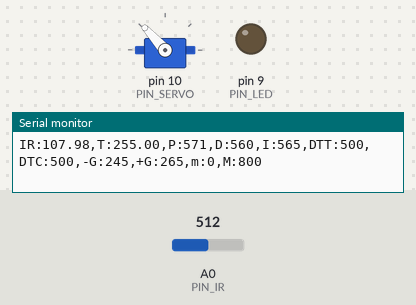
The sketch below on a simulated Arduino Uno, built with avr-gcc and run on an emulated ATmega328P. On the bench: servo, output pins drawn as LEDs (lit = HIGH), the last lines printed to the serial monitor. Inputs (shaded band) come from the test bench; at power-on: A0 (PIN_IR) = 512.

Above: at 1.2 s.
1.3 s: A0 (PIN_IR) set to 122
At 2.2 s:
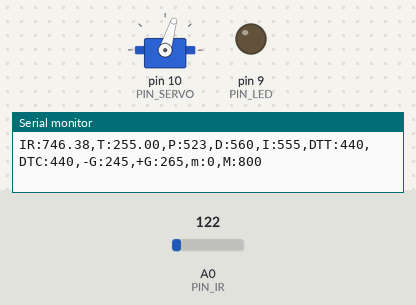
3.1 s: A0 (PIN_IR) set to 90
At 3.8 s:
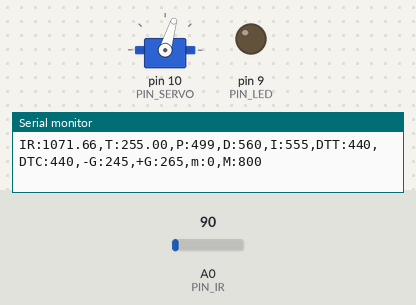
4.6 s: A0 (PIN_IR) set to 10
6.1 s: A0 (PIN_IR) set to 7
At 7.4 s:
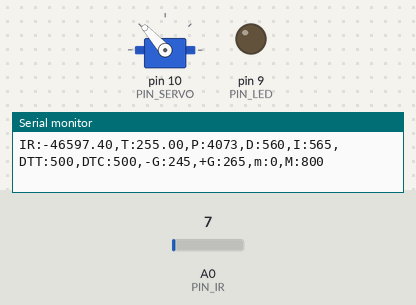
7.7 s: A0 (PIN_IR) set to 110
At 7.85 s:
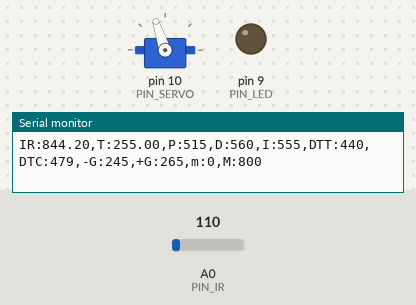
Timing chart, 0 to 10.5 s (numbered marks = the images above; inputs shaded):
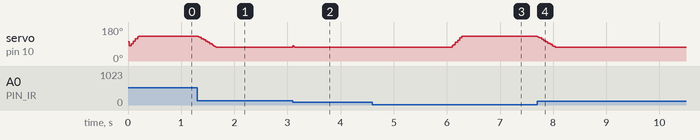

Measured:
- the behaviour switches between 9 and 8 on A0 (PIN_IR) (found by bisection; images 2 and 3)
- after the input at 1.3 s, servo on pin 10 (PIN_SERVO): moves from 132° to 73° over 0.34 s, starting at once
- after the input at 3.1 s, servo on pin 10 (PIN_SERVO): 73° → 80° at once, → 76° 0.02 s later, → 73° 0.02 s later
- after the input at 6.1 s, servo on pin 10 (PIN_SERVO): 73° → 132° at once
- after the input at 7.7 s, servo on pin 10 (PIN_SERVO): moves from 132° to 73° over 0.34 s, starting at once

The sketch:

PIDcontrol.ino
```cpp
#include <Servo.h>

/////////////////////////////
// Configurable parameters //
/////////////////////////////
// Arduino pin assignment
#define PIN_LED 9            // [20200000] LED핀 설정
#define PIN_SERVO 10         //[20191979] Servo 핀 설정
#define PIN_IR A0            // [20191979] 적외선 핀(아날로그핀)

// Framework setting
#define _DIST_TARGET 255    // [20213085] 정지하려는 위치 목표값
#define _DIST_MIN 100         //[20191979] 최소거리
#define _DIST_MAX 410         //[20191979] 최대거리

// Distance sensor
#define _DIST_ALPHA 0.1 //[20203118] DIST_ALPHA 값 설정

// Servo range
#define _DUTY_MIN 1300    // [20213083]서보 각도의 최솟값 설정
#define _DUTY_NEU 1600    // [20213090]서보 수평 각도 펄스 값
#define _DUTY_MAX 1900        // [20213081] 서보 각도의 최댓값

// Servo speed control
#define _SERVO_ANGLE 7 //[20203118] 최대 가동범위에 따른 목표 서보 회전각
#define _SERVO_SPEED 20 //[20203118] 서보 속도 설정

// Event periods
#define _INTERVAL_DIST 20   // [20213099] 거리 센서 주기 설정
#define _INTERVAL_SERVO 20  // [20213099] 서보 주기 설정
#define _INTERVAL_SERIAL 100  // [20213099] 시리얼 표시 주기 설정

// PID parameters
//underdamped (1.3, 5.0)
//overdamped (1.1, 60)
//critically damped (1.5, 80)
#define _KP 1.5   //[20191979] 비례제어 값
#define _KD 180.0
#define _KI 2.5        // 적분제어 값


#define _ITERM_MAX 100


//////////////////////
// global variables //
//////////////////////

// Servo instance
Servo myservo;  // [20213090] 서보 인스턴스 선언

// Distance sensor
float dist_target; // location to send the ball
float dist_raw, dist_ema; //[20203118] 거리와 노이즈 필터 적용 후 거리를 저장하기 위한 변수

// Event periods
unsigned long last_sampling_time_dist, last_sampling_time_servo, last_sampling_time_serial; //[20203118] 마지막으로 측정한 거리, 마지막으로 측정한 서보 각도(각 이벤트별로 업데이트를 위해 측정하는 시간)
bool event_dist, event_servo, event_serial; //[20203118] 이벤트 별로 이번 루프에서 업데이트 여부

// Servo speed control
int duty_chg_per_interval; //[20213086]interval 당 최대 duty 변화량
int duty_target, duty_curr; //[20213086] 목표 duty와 현재 duty 값

// PID variables
float error_curr, error_prev, control, pterm, dterm, iterm, alpha;
//[20213086] error_curr: 현재 주기 오차값 / error_prev : 이전 주기 오차 값 / control : PID 제어량 / pterm, dterm, iterm : 비례,적분,미분 이득값


void setup() {
// initialize GPIO pins for LED and attach servo
  pinMode(PIN_LED, OUTPUT);

// move servo to neutral position
  myservo.attach(PIN_SERVO);
  duty_target = duty_curr = _DUTY_NEU;
  myservo.writeMicroseconds(duty_curr);

// initialize global variables
duty_curr=_DUTY_MIN; //[20203118] duty_curr 값 초기화
dist_target=_DIST_TARGET; //[20203118] dist_target 값 초기화


last_sampling_time_dist = last_sampling_time_servo = last_sampling_time_serial = 0;
event_dist = event_servo = event_serial = false;

// initialize serial port
Serial.begin(57600);

// convert angle speed into duty change per interval.
  duty_chg_per_interval = (_DUTY_MAX - _DUTY_MIN) * ((float)_SERVO_SPEED / _SERVO_ANGLE) * (_INTERVAL_SERVO / 1000.0);//[20203118] duty_chg_per_interval 값 설정
//[20213103] 오류 수정
  alpha = _DIST_ALPHA;
}


void loop() {
/////////////////////
// Event generator //
/////////////////////
// [20213090]
unsigned long time_curr = millis();
if(time_curr >= last_sampling_time_dist + _INTERVAL_DIST){
        last_sampling_time_dist += _INTERVAL_DIST;
        event_dist = true;
}
if(time_curr >= last_sampling_time_servo + _INTERVAL_SERVO){
        last_sampling_time_servo += _INTERVAL_SERVO;
        event_servo = true;
}
if(time_curr >= last_sampling_time_serial + _INTERVAL_SERIAL){
        last_sampling_time_serial += _INTERVAL_SERIAL;
        event_serial = true;
}


////////////////////
// Event handlers //
////////////////////

  if(event_dist) {
      event_dist = false;
  // get a distance reading from the distance sensor
      dist_raw = dist_ema = ir_distance_filtered();

  // PID control logic
    error_curr = dist_target - dist_raw;
    pterm = _KP * error_curr; //[20213083]
    control =_KP*pterm; //[20203118]

    dterm = _KD * (error_curr - error_prev);
    iterm += _KI * error_curr;


    if(iterm>_ITERM_MAX)iterm=_ITERM_MAX;
    if(iterm<-_ITERM_MAX)iterm=-_ITERM_MAX;


    control = pterm + dterm + iterm;


  // duty_target = f(duty_neutral, control)
    duty_target = _DUTY_NEU + control;

  // keep duty_target value within the range of [_DUTY_MIN, _DUTY_MAX]
  if(duty_target > _DUTY_MAX){duty_target = _DUTY_MAX;}
  if(duty_target < _DUTY_MIN){duty_target = _DUTY_MIN;}
  //[20213086]

  error_prev = error_curr;
  }

  if(event_servo) {
    event_servo=false; //[20203118]

    // adjust duty_curr toward duty_target by duty_chg_per_interval
if(duty_target > duty_curr) {
    duty_curr += (duty_chg_per_interval + 30);
    if(duty_curr > duty_target) duty_curr = duty_target;
  }
else {
    duty_curr -= (duty_chg_per_interval );
    if(duty_curr < duty_target) duty_curr = duty_target;
  } //[20213086]

    // update servo position
myservo.writeMicroseconds(duty_curr); //[20213086]
  }

  if(event_serial) {
    event_serial = false;
    Serial.print("IR:");
    Serial.print(dist_ema);
    Serial.print(",T:");
    Serial.print(dist_target);
    Serial.print(",P:");
    Serial.print(map(pterm,-1000,1000,510,610));
    Serial.print(",D:");
    Serial.print(map(dterm,-1000,1000,510,610));
    Serial.print(",I:");
    Serial.print(map(iterm,-1000,1000,510,610));
    Serial.print(",DTT:");
    Serial.print(map(duty_target,1000,2000,410,510));
    Serial.print(",DTC:");
    Serial.print(map(duty_curr,1000,2000,410,510));
    Serial.println(",-G:245,+G:265,m:0,M:800");
  }
}

float ir_distance(void){ // return value unit: mm
  float val;
  int a = 89;
  int b = 300;
  float volt = float(analogRead(PIN_IR));
  val = ((6762.0/(volt-9.0))-4.0) * 10.0;
  val = 100 + 300.0 / (_DIST_MAX - _DIST_MIN) *(val - _DIST_MIN);
  val = 100 + 300.0 / (b-a) * (val - a);
  return val;
}

float ir_distance_filtered(void){ // return value unit: mm
  dist_ema = alpha*ir_distance() + (1-alpha)*dist_ema;
  return ir_distance(); // for now, just use ir_distance() without noise filter.
}
```
